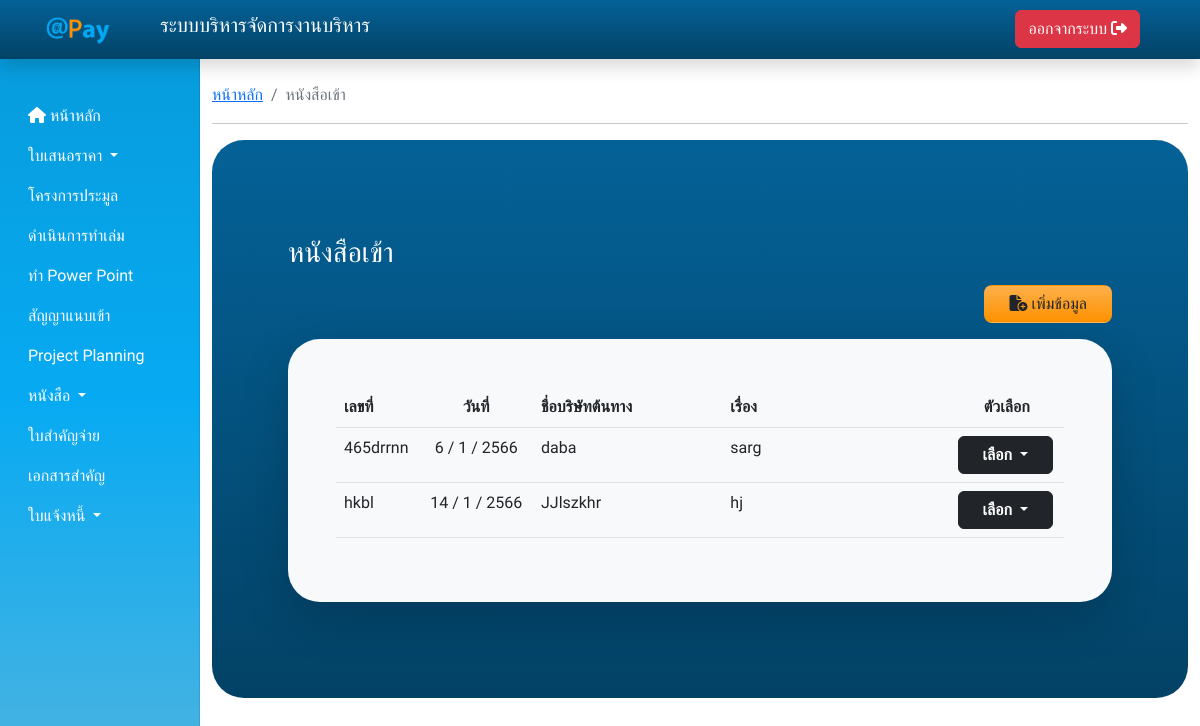
The page /index?page=doc_in (signed in) on the database as committed earlier.
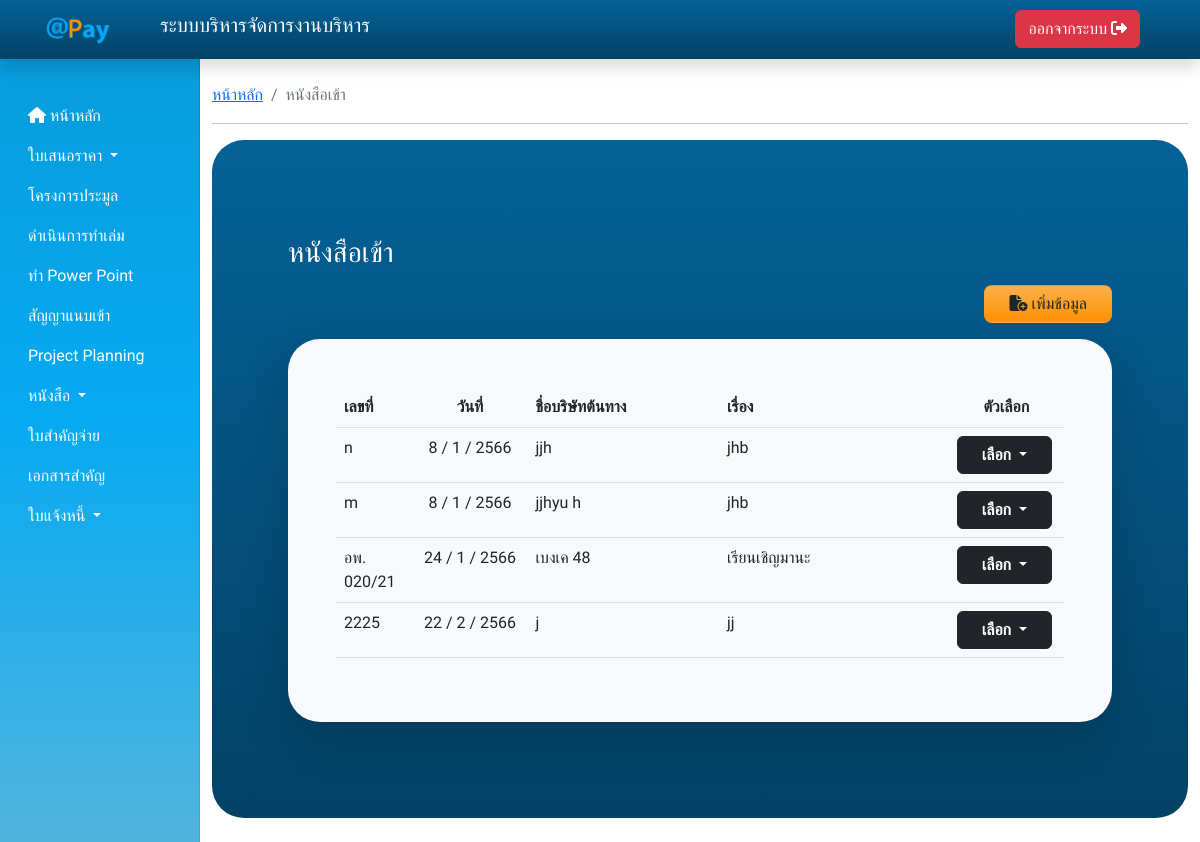
The same page on the database as committed later.
### tables this page shows
CREATE TABLE `docin` (
  `docin_id` bigint NOT NULL,
  `docin_no` varchar(255) NOT NULL,
  `docin_date` date NOT NULL,
  `docin_srcname` varchar(255) NOT NULL,
  `docin_title` varchar(255) NOT NULL,
  `docin_to` varchar(255) NOT NULL,
  `docin_file` varchar(255) NOT NULL,
  `docin_create` datetime NOT NULL,
  `docin_update` datetime DEFAULT NULL,
  `docin_uid` bigint NOT NULL
);

### view/dashboard/PDF_set/thaidate.php (called while the page is built, shortened)
<?php
function ConvDate($strDate) {
    $strYear = date("Y",strtotime($strDate))+543;
    $strMonth= date("n",strtotime($strDate));
    $strDay= date("j",strtotime($strDate));
    return "$strDay / $strMonth / $strYear";
    }
?>

### view/dashboard/docin_list.php (the view, shortened to what this page needs)
<nav aria-label="breadcrumb">
    <ol class="breadcrumb">
        <li class="breadcrumb-item"><a href="index">หน้าหลัก</a></li>
        <li class="breadcrumb-item active" aria-current="page">หนังสือเข้า</li>
    </ol>
</nav>
<hr>
<div class="container bg-secondary-addpay rounded-5">
    <div class="main-body py-md-5 px-md-1 text-white">
        <div class="container">
            <div id="listquotation" class="py-4 p-md-5 text-white">
                <div class="text-center text-md-start">
                    <h3>หนังสือเข้า</h3>
                </div>
                <div class="my-4 my-md-3 text-center text-md-end">
                    <a class="btn btn-addpay px-md-4 rounded-3 " href="?page=doc_in_add">
                        <i class="fa-solid fa-file-circle-plus"></i> เพิ่มข้อมูล</a>
                </div>
                <div class="p-3 p-md-5 bg-light rounded-5 shadow-lg" id="main_row">
                    <div class="table-responsive text-dark">
                        <table class="table table-hover" id="docinTable">
                            <thead>
                                <tr class="align-center col">
                                    <th class="text-left" style="width:10%" scope="col">เลขที่</th>
                                    <th class="text-center"style="width:15%" scope="col">วันที่</th>
                                    <th style="width:25%" scope="col">ชื่อบริษัทต้นทาง</th>
                                    <th style="width:30%" scope="col">เรื่อง</th>
                                    <th class="text-center"style="width:10%" scope="col">ตัวเลือก</th>
                                </tr>
                            </thead>
                            <?php
                            $sql = "SELECT * FROM docin";
                            $query = $conn->query($sql);
                            while ($rows = $query->fetch_assoc()) {
                                echo '
                                    <tr>
                                        <td class="text-left" >'.$rows["docin_no"].'</td>
                                        <td class="text-center" >'.ConvDate($rows["docin_date"]).'</td>
                                        <td>'.$rows["docin_srcname"].'</td>
                                        <td>'.$rows["docin_title"].'</td>
                                        <td>
                                            <div class="btn-group">
                                                <button type="button" class="btn btn-dark dropdown-toggle px-2 px-md-4"
                                                    data-bs-toggle="dropdown" aria-expanded="false"><b>เลือก</b>
                                                </button>
                                                <ul class="dropdown-menu">
                                                    <li><a class="dropdown-item" target="_blank"
                                                            href="uploadfile/docinfile/'.$rows["docin_file"].'">เปิดเอกสาร</a>
                                                    </li>
                                                    <li><a class="dropdown-item"
                                                            href="?page=doc_in_edit&editdocin=' . encode($rows["docin_id"], secret_key()) . '">แก้ไข</a>
                                                    </li>
                                                    <li><a class="dropdown-item deletedocin" href="#" data-docin-no="'.$rows["docin_no"].'" id="'.$rows["docin_id"].'" >ลบ</a></li>
                                                </ul>
                                            </div>
                                        </td>
                                    </tr>
                                    ';
                                }
                            ?>
                        </table>
                    </div>
                </div>
            </div>
        </div>
    </div>
</div>

Rows that differ between the two databases and show on the page:
removed docin: docin_no "465drrnn", docin_date "6 / 1 / 2566", docin_srcname "daba", docin_title "sarg"
removed docin: docin_no "hkbl", docin_date "14 / 1 / 2566", docin_srcname "JJlszkhr", docin_title "hj"
added docin: docin_no "n", docin_date "8 / 1 / 2566", docin_srcname "jjh", docin_title "jhb"
added docin: docin_no "m", docin_date "8 / 1 / 2566", docin_srcname "jjhyu h", docin_title "jhb"
added docin: docin_no "อพ. 020/21", docin_date "24 / 1 / 2566", docin_srcname "เบงเค 48", docin_title "เรียนเชิญมานะ"
added docin: docin_no "2225", docin_date "22 / 2 / 2566", docin_srcname "j", docin_title "jj"
